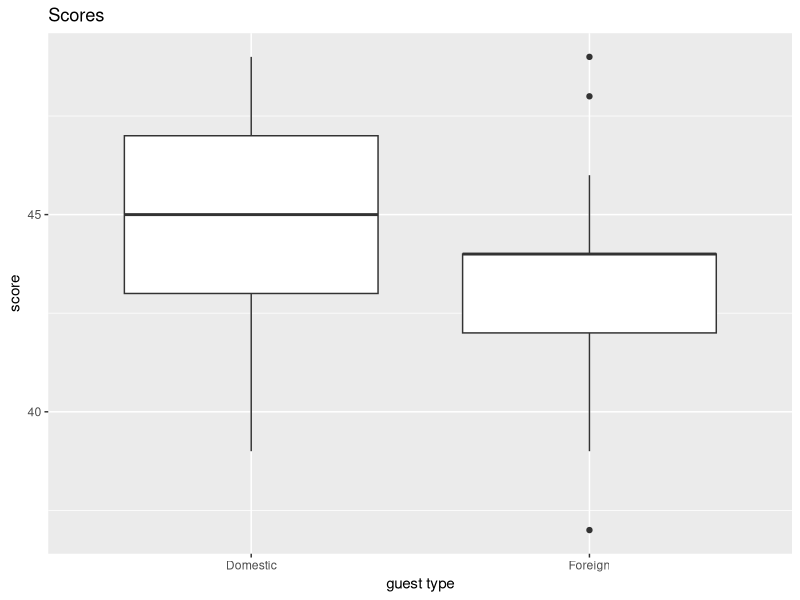

Generate this figure with R:
## ---- chunk 1

library(tidyverse)

## ---- chunk 2

domestic_scores <- c(49, 48, 48, 39, 42, 41, 44, 46, 45, 44, 46, 47, 43, 45, 46, 40, 48, 43, 44, 46, 45, 44, 49, 43, 42, 47, 39, 47, 48, 48, 49, 43, 47, 43, 45, 39, 45, 46, 44, 48, 46, 44, 44)
domestic_scores

## ---- chunk 3

foreign_scores <- c(42, 42, 49, 42, 44, 46, 43, 44, 44, 44, 41, 44, 42, 42, 48, 40, 45, 43, 44 ,45, 44, 46, 45, 44, 44, 45, 37, 44, 41, 42, 42, 40, 42, 43, 41, 41, 45, 44, 42, 44, 46, 39, 40)
foreign_scores

## ---- chunk 4

length(domestic_scores)

length(foreign_scores)

## ---- chunk 5

hotel_scores_df <- data.frame( score = c(domestic_scores, foreign_scores), guest_type = c(rep("Domestic", length(domestic_scores)), rep("Foreign", length(foreign_scores))))

## ---- chunk 6

hotel_scores_df |> str()

## ---- chunk 7
hotel_scores_df |>
  group_by(guest_type) |>
  summarise(
    mean = round(mean(score), 1),
    median = round(median(score), 1),
    sd = round(sd(score), 1)
  )
## ---- chunk 8
hotel_scores_df |>
  ggplot(aes(x = guest_type, y = score)) +
  geom_boxplot() +
  labs(title = "Scores", x = "guest type", y = "score")
  
## ---- chunk 9

t.test(domestic_scores, foreign_scores, alternative = c("greater"), var.equal = TRUE)

## ---- chunk 10

coffeeA <- c(166, 166, 166, 162, 163, 163, 164, 165, 164, 164, 165, 165, 164, 164, 165, 162, 165, 164, 164, 165)

coffeeB <- c(165, 164, 166, 164, 164, 165, 162, 165, 166, 166, 166, 164, 166, 164, 165, 163, 165, 165, 164, 166)

## ---- chunk 11

length(coffeeA)

length(coffeeB)

## ---- chunk 12

coffee_stores_df <- data.frame( caffeine_content = c(coffeeA, coffeeB), store = c(rep("A", length(coffeeA)), rep("B", length(coffeeB))))

## ---- chunk 13

coffee_stores_df |> str()
